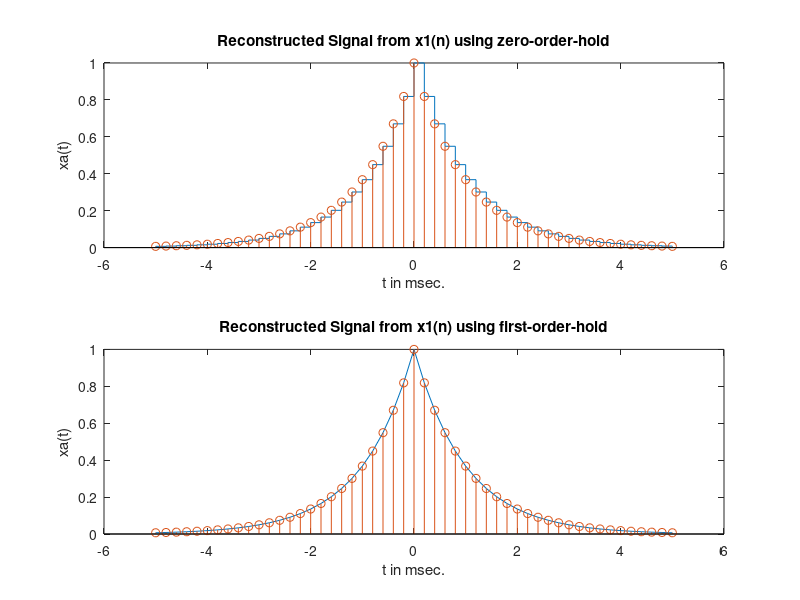

The MATLAB source for this figure:
% Chapter 3 : Example 3.21

%             Reconstruction using the stairs and plot functions

%

figure(1); clf

% Discrete-time Signal x1(n) : Ts = 0.0002

Ts = 0.0002; n = -25:1:25; nTs = n*Ts;

x = exp(-1000*abs(nTs));

% Analog Signal reconstruction using stairs

subplot(2,1,1); stairs(nTs*1000,x);

xlabel('t in msec.'); ylabel('xa(t)')

title('Reconstructed Signal from x1(n) using zero-order-hold'); hold on

stem(n*Ts*1000,x); hold off

%

% Analog Signal reconstruction using plot

subplot(2,1,2); plot(nTs*1000,x);

xlabel('t in msec.'); ylabel('xa(t)')

title('Reconstructed Signal from x1(n) using first-order-hold'); hold on

stem(n*Ts*1000,x); hold off
